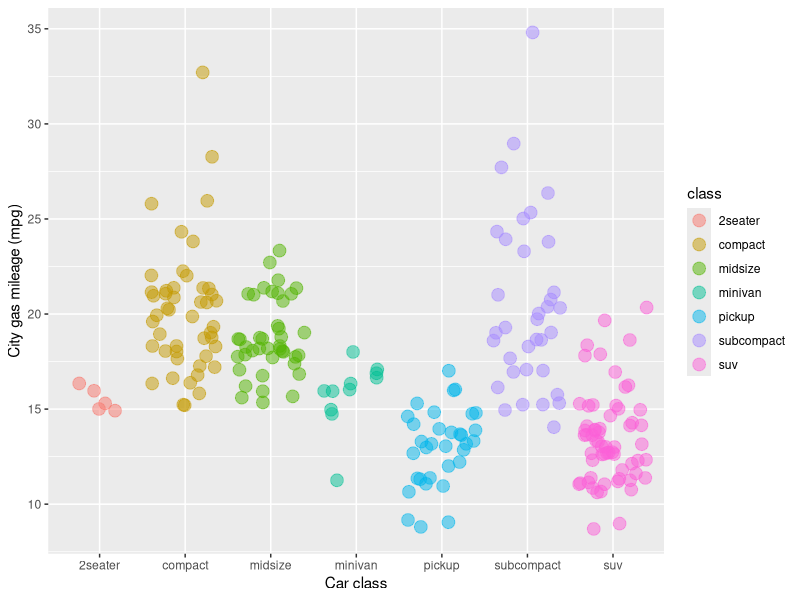

Source code (R):
## ---- chunk 1
knitr::opts_chunk$set(echo = TRUE)
library(tidyverse)
## ---- chunk 2
ggplot(data = mpg, aes(x = class, y = cty, color = class)) +
	geom_jitter(alpha=0.5, size = 4) +
  labs(x = "Car class", y = "City gas mileage (mpg)")
